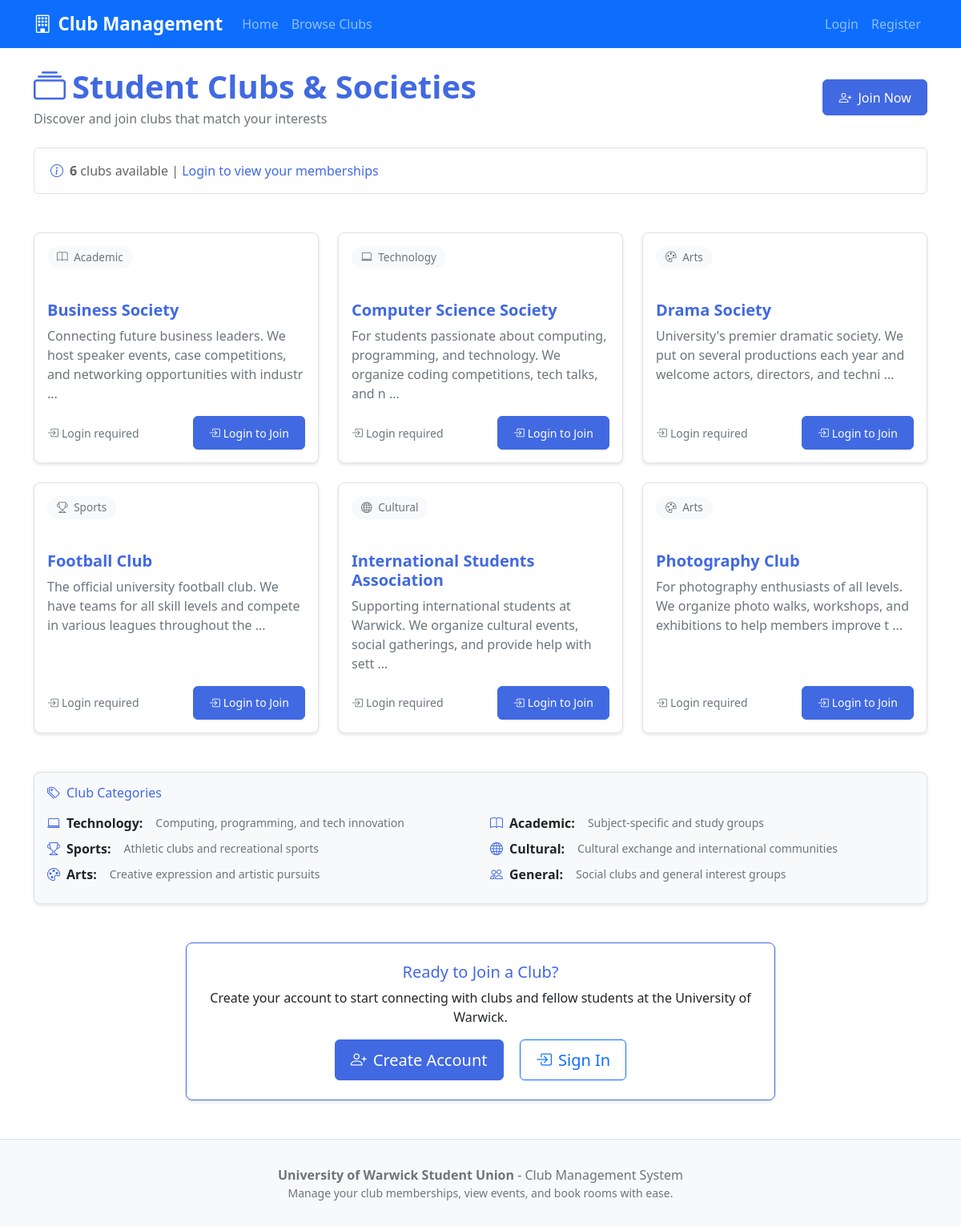
Page /clubs on the committed database.
### tables this page shows
CREATE TABLE clubs (
    id INTEGER PRIMARY KEY AUTOINCREMENT,
    name TEXT NOT NULL UNIQUE,
    description TEXT,
    category TEXT NOT NULL DEFAULT 'General' CHECK (category IN ('Academic', 'Sports', 'Arts', 'Cultural', 'Technology', 'Social', 'General'))
);

### app.py (the view)
@app.route('/clubs')
def clubs():
    db = get_db()
    all_clubs = db.execute('SELECT * FROM clubs ORDER BY name').fetchall()
    club_memberships = {}
    if 'user_id' in session:
        for club in all_clubs:
            club_memberships[club['id']] = is_user_member_of_club(session['user_id'], club['id'])
    db.close()
    return render_template('clubs.html', clubs=all_clubs, club_memberships=club_memberships)

### app.py (called while the page is built)
def get_db():
    db = sqlite3.connect(DATABASE)
    db.row_factory = sqlite3.Row  # we use this to access columns by name
    return db

@app.before_request
def load_logged_in_user():
    user_id = session.get('user_id')
    if user_id is None:
        g.user = None
    else:
        db = get_db()
        g.user = db.execute('SELECT * FROM users WHERE id = ?', (user_id,)).fetchone()
        db.close()

### templates/clubs.html (shortened to what this page needs)
{% extends "layout.html" %}
{% block content %}
<div class="container mt-4">
    <div class="row">
        <div class="col-12">
            <div class="d-flex justify-content-between align-items-center mb-4">
                <div>
                    <h2 class="display-6 fw-bold text-primary mb-1">
                        <i class="bi bi-collection me-2"></i>Student Clubs & Societies
                    </h2>
                    <p class="text-muted mb-0">Discover and join clubs that match your interests</p>
                </div>
                {% if not session.user_id %}
                <div>
                    <a href="{{ url_for('register') }}" class="btn btn-primary">
                        <i class="bi bi-person-plus me-2"></i>Join Now
                    </a>
                </div>
                {% endif %}
            </div>
        </div>
    </div>
    <div class="row mb-4">
        <div class="col-12">
            <div class="alert alert-light border">
                <div class="d-flex align-items-center">
                    <i class="bi bi-info-circle text-primary me-2"></i>
                    <span>
                        <strong>{{ clubs|length }}</strong> clubs available
                        {% if session.user_id %}
                        | <a href="{{ url_for('dashboard') }}" class="text-decoration-none">View your clubs</a>
                        {% else %}
                        | <a href="{{ url_for('login') }}" class="text-decoration-none">Login to view your memberships</a>
                        {% endif %}
                    </span>
                </div>
            </div>
        </div>
    </div>
    {% if clubs %}
    <div class="row g-4">
        {% for club in clubs %}
        <div class="col-md-6 col-lg-4">
            <div class="card h-100">
                <div class="card-header bg-transparent border-0 pt-3">
                    <span class="category-badge">
                        {% if club.category == 'Technology' %}
                            <i class="bi bi-laptop me-1"></i>
                        {% elif club.category == 'Sports' %}
                            <i class="bi bi-trophy me-1"></i>
                        {% elif club.category == 'Arts' %}
                            <i class="bi bi-palette me-1"></i>
                        {% elif club.category == 'Academic' %}
                            <i class="bi bi-book me-1"></i>
                        {% elif club.category == 'Cultural' %}
                            <i class="bi bi-globe me-1"></i>
                        {% else %}
                            <i class="bi bi-people me-1"></i>
                        {% endif %}
                        {{ club.category }}
                    </span>
                </div>
                <div class="card-body d-flex flex-column">
                    <h5 class="card-title text-primary fw-bold">{{ club.name }}</h5>
                    <p class="card-text text-muted flex-grow-1">
                        {% if club.description %}
                            {{ club.description[:120] }}
                            {% if club.description|length > 120 %}...{% endif %}
                        {% else %}
                            No description available.
                        {% endif %}
                    </p>
                    <div class="mt-auto">
                        {% if session.user_id %}
                            {% if club_memberships.get(club.id) %}
                                <div class="d-flex justify-content-between align-items-center">
                                    <small class="text-success">
                                        <i class="bi bi-check-circle me-1"></i>Member
                                    </small>
                                    <a href="{{ url_for('club_details', club_id=club.id) }}" class="btn btn-primary btn-sm">
                                        <i class="bi bi-eye me-1"></i>View Details
                                    </a>
                                </div>
                            {% else %}
                                <div class="d-flex justify-content-between align-items-center">
                                    <small class="text-muted">
                                        <i class="bi bi-person-plus me-1"></i>Not a member
                                    </small>
                                    <form method="POST" action="{{ url_for('join_club', club_id=club.id) }}" style="display: inline;">
                                        <button type="submit" class="btn btn-outline-primary btn-sm">
                                            <i class="bi bi-plus-circle me-1"></i>Join Club
                                        </button>
                                    </form>
                                </div>
                            {% endif %}
                        {% else %}
                            <div class="d-flex justify-content-between align-items-center">
                                <small class="text-muted">
                                    <i class="bi bi-box-arrow-in-right me-1"></i>Login required
                                </small>
                                <a href="{{ url_for('login') }}" class="btn btn-primary btn-sm">
                                    <i class="bi bi-box-arrow-in-right me-1"></i>Login to Join
                                </a>
                            </div>
                        {% endif %}
                    </div>
                </div>
            </div>
        </div>
        {% endfor %}
    </div>
    <div class="row mt-5">
        <div class="col-12">
            <div class="card bg-light-custom">
                <div class="card-body">
                    <h6 class="card-title text-primary mb-3">
                        <i class="bi bi-tags me-2"></i>Club Categories
                    </h6>
                    <div class="row">
                        <div class="col-md-6">
                            <div class="d-flex align-items-center mb-2">
                                <i class="bi bi-laptop text-primary me-2"></i>
                                <span class="me-3"><strong>Technology:</strong></span>
                                <small class="text-muted">Computing, programming, and tech innovation</small>
                            </div>
                            <div class="d-flex align-items-center mb-2">
                                <i class="bi bi-trophy text-primary me-2"></i>
                                <span class="me-3"><strong>Sports:</strong></span>
                                <small class="text-muted">Athletic clubs and recreational sports</small>
                            </div>
                            <div class="d-flex align-items-center mb-2">
                                <i class="bi bi-palette text-primary me-2"></i>
                                <span class="me-3"><strong>Arts:</strong></span>
                                <small class="text-muted">Creative expression and artistic pursuits</small>
                            </div>
                        </div>
                        <div class="col-md-6">
                            <div class="d-flex align-items-center mb-2">
                                <i class="bi bi-book text-primary me-2"></i>
                                <span class="me-3"><strong>Academic:</strong></span>
                                <small class="text-muted">Subject-specific and study groups</small>
                            </div>
                            <div class="d-flex align-items-center mb-2">
                                <i class="bi bi-globe text-primary me-2"></i>
                                <span class="me-3"><strong>Cultural:</strong></span>
                                <small class="text-muted">Cultural exchange and international communities</small>
                            </div>
                            <div class="d-flex align-items-center mb-2">
                                <i class="bi bi-people text-primary me-2"></i>
                                <span class="me-3"><strong>General:</strong></span>
                                <small class="text-muted">Social clubs and general interest groups</small>
                            </div>
                        </div>
                    </div>
                </div>
            </div>
        </div>
    </div>
    {% endif %}
    {% if not session.user_id %}
    <div class="row mt-5">
        <div class="col-lg-8 mx-auto">
            <div class="card border-primary">
                <div class="card-body text-center py-4">
                    <h5 class="card-title text-primary">Ready to Join a Club?</h5>
                    <p class="card-text">Create your account to start connecting with clubs and fellow students at the University of Warwick.</p>
                    <div class="mt-3">
                        <a href="{{ url_for('register') }}" class="btn btn-primary btn-lg me-3">
                            <i class="bi bi-person-plus me-2"></i>Create Account
                        </a>
                        <a href="{{ url_for('login') }}" class="btn btn-outline-primary btn-lg">
                            <i class="bi bi-box-arrow-in-right me-2"></i>Sign In
                        </a>
                    </div>
                </div>
            </div>
        </div>
    </div>
    {% endif %}
</div>
{% endblock %}

### templates/layout.html (shortened to what this page needs)
<!DOCTYPE html>
<html lang="en">
<head>
    <link href="https://cdn.jsdelivr.net/npm/bootstrap@5.1.3/dist/css/bootstrap.min.css" rel="stylesheet">
    <link rel="stylesheet" href="https://cdn.jsdelivr.net/npm/bootstrap-icons@1.7.2/font/bootstrap-icons.css">
    <link rel="stylesheet" href="{{ url_for('static', filename='styles.css') }}">
</head>
<body>
    <nav class="navbar navbar-expand-lg navbar-dark bg-primary">
        <div class="container">
            <a class="navbar-brand" href="{{ url_for('index') }}">
                <i class="bi bi-building me-2"></i>Club Management
            </a>
            <div class="collapse navbar-collapse" id="navbarNav">
                <ul class="navbar-nav me-auto">
                    <li class="nav-item">
                        <a class="nav-link" href="{{ url_for('index') }}">Home</a>
                    </li>
                    <li class="nav-item">
                        <a class="nav-link" href="{{ url_for('clubs') }}">Browse Clubs</a>
                    </li>
                </ul>
                <ul class="navbar-nav">
                    {% if session.user_id %}
                        <li class="nav-item dropdown">
                            <a class="nav-link dropdown-toggle" href="#" id="navbarDropdown" role="button" data-bs-toggle="dropdown">
                                <i class="bi bi-person-circle me-1"></i>{{ session.username }}
                                {% if session.role == 'executive' %}
                                    <span class="badge bg-warning ms-1">Executive</span>
                                {% endif %}
                            </a>
                            <ul class="dropdown-menu">
                                <li><a class="dropdown-item" href="{{ url_for('dashboard') }}">
                                    <i class="bi bi-speedometer2 me-2"></i>Dashboard
                                </a></li>
                                <li><hr class="dropdown-divider"></li>
                                <li><a class="dropdown-item" href="{{ url_for('logout') }}">
                                    <i class="bi bi-box-arrow-right me-2"></i>Logout
                                </a></li>
                            </ul>
                        </li>
                    {% else %}
                        <li class="nav-item">
                            <a class="nav-link" href="{{ url_for('login') }}">Login</a>
                        </li>
                        <li class="nav-item">
                            <a class="nav-link" href="{{ url_for('register') }}">Register</a>
                        </li>
                    {% endif %}
                </ul>
            </div>
        </div>
    </nav>
    <main>
        {% block content %}{% endblock %}
    </main>
    <footer class="footer mt-5">
        <div class="container">
            <div class="row justify-content-center">
                    <p class="mb-0">
                        <strong>University of Warwick Student Union</strong> - Club Management System
                    </p>
                    <small>Manage your club memberships, view events, and book rooms with ease.</small>
                </div>
            </div>
    </footer>
</body>
</html>

### static/styles.css (style rules this page uses)
:root { --primary-color: #4169E1; --primary-hover: #3557d1; --light-bg: #f8f9fa; --border-color: #dee2e6; --text-muted: #6c757d; --success-color: #28a745; --warning-color: #ffc107; --danger-color: #dc3545; }
.btn-primary { background-color: var(--primary-color); border-color: var(--primary-color); font-weight: 500; }
a { color: var(--primary-color); text-decoration: none; }
.navbar-brand { font-weight: 600; font-size: 1.4rem; }
.navbar-nav .nav-link { font-weight: 500; padding: 0.5rem 1rem; }
.card { border: 1px solid var(--border-color); border-radius: 8px; box-shadow: 0 2px 4px rgba(0,0,0,0.1); transition: box-shadow 0.2s ease-in-out; }
.card-header { background-color: var(--light-bg); border-bottom: 1px solid var(--border-color); font-weight: 600; }
.alert { border-radius: 6px; border: none; padding: 1rem 1.25rem; margin-bottom: 1.5rem; }
.category-badge { display: inline-block; padding: 0.25rem 0.75rem; background-color: var(--light-bg); color: var(--text-muted); border-radius: 15px; font-size: 0.85rem; font-weight: 500; margin-bottom: 1rem; }
.text-primary { color: var(--primary-color) !important; }
.border-primary { border-color: var(--primary-color) !important; }
.bg-light-custom { background-color: var(--light-bg); }
.footer { margin-top: 4rem; padding: 2rem 0; background-color: var(--light-bg); border-top: 1px solid var(--border-color); color: var(--text-muted); text-align: center; }
.btn { transition: all 0.2s ease-in-out; border-radius: 6px; font-weight: 500; padding: 0.6rem 1.2rem; }

### rows in the picture
clubs: category "Academic", name "Business Society", description "Connecting future business leaders. We host speaker events, case competitions, and networking opportunities with industr"
clubs: category "Technology", name "Computer Science Society", description "For students passionate about computing, programming, and technology. We organize coding competitions, tech talks, and n"
clubs: category "Arts", name "Drama Society", description "University's premier dramatic society. We put on several productions each year and welcome actors, directors, and techni"
clubs: category "Sports", name "Football Club", description "The official university football club. We have teams for all skill levels and compete in various leagues throughout the"
clubs: category "Cultural", name "International Students Association", description "Supporting international students at Warwick. We organize cultural events, social gatherings, and provide help with sett"
clubs: category "Arts", name "Photography Club", description "For photography enthusiasts of all levels. We organize photo walks, workshops, and exhibitions to help members improve t"

### other values in the picture
{{ clubs|length }} "6"
